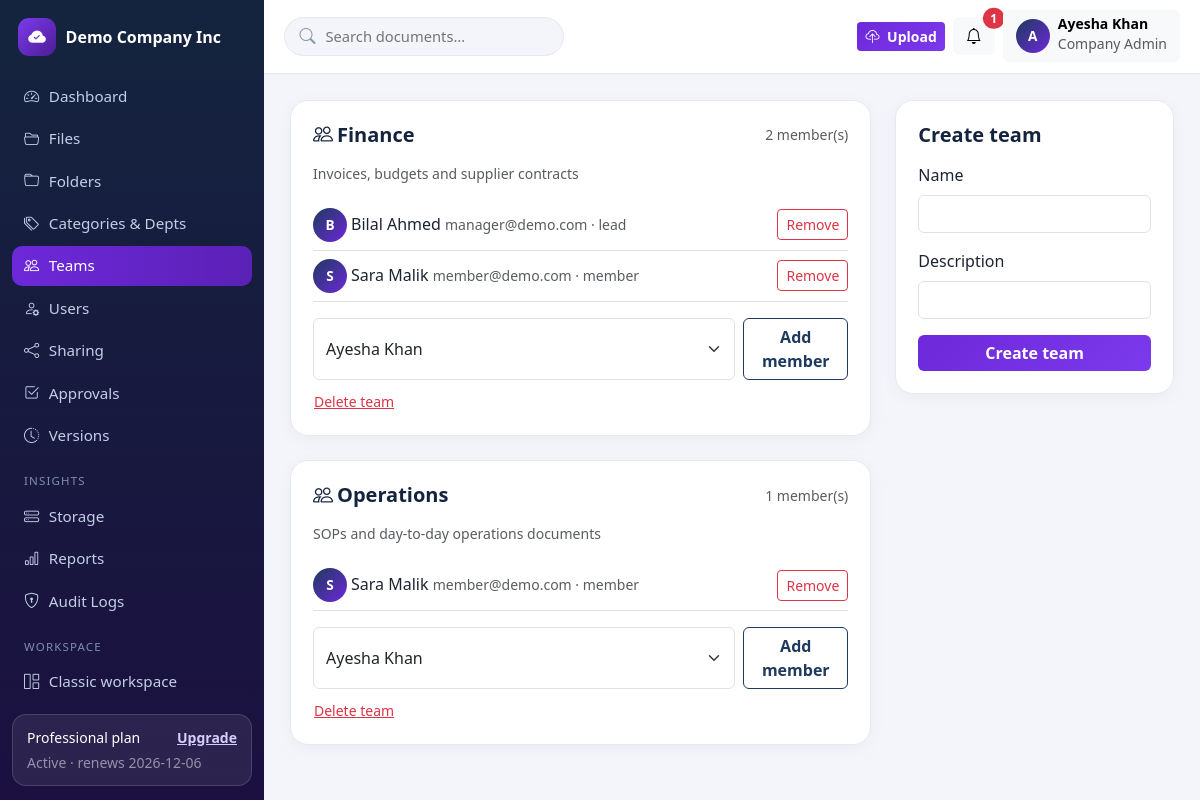
Screenshot of /admin/teams (signed in) with the database file from the repository.
### tables this page shows
CREATE TABLE tenants (
    id INT UNSIGNED AUTO_INCREMENT PRIMARY KEY,
    name VARCHAR(160) NOT NULL,
    slug VARCHAR(180) NOT NULL UNIQUE,
    email VARCHAR(190) NOT NULL,
    logo VARCHAR(255) NULL,
    brand_color VARCHAR(9) NOT NULL DEFAULT '#1e3a5f',
    status ENUM('active','suspended') NOT NULL DEFAULT 'active',
    created_at TIMESTAMP NOT NULL DEFAULT CURRENT_TIMESTAMP,
    updated_at TIMESTAMP NOT NULL DEFAULT CURRENT_TIMESTAMP ON UPDATE CURRENT_TIMESTAMP,
    INDEX idx_tenants_status (status)
);

CREATE TABLE subscriptions (
    id INT UNSIGNED AUTO_INCREMENT PRIMARY KEY,
    tenant_id INT UNSIGNED NOT NULL,
    plan_id INT UNSIGNED NOT NULL,
    billing_cycle ENUM('monthly','yearly') NOT NULL DEFAULT 'monthly',
    status ENUM('trialing','active','past_due','cancelled','expired') NOT NULL DEFAULT 'trialing',
    trial_ends_at TIMESTAMP NULL,
    current_period_start TIMESTAMP NULL,
    current_period_end TIMESTAMP NULL,
    cancelled_at TIMESTAMP NULL,
    created_at TIMESTAMP NOT NULL DEFAULT CURRENT_TIMESTAMP,
    updated_at TIMESTAMP NOT NULL DEFAULT CURRENT_TIMESTAMP ON UPDATE CURRENT_TIMESTAMP,
    INDEX idx_sub_tenant (tenant_id),
    INDEX idx_sub_status (status),
    CONSTRAINT fk_sub_tenant FOREIGN KEY (tenant_id) REFERENCES tenants(id) ON DELETE CASCADE,
    CONSTRAINT fk_sub_plan FOREIGN KEY (plan_id) REFERENCES subscription_plans(id)
);

CREATE TABLE subscription_plans (
    id INT UNSIGNED AUTO_INCREMENT PRIMARY KEY,
    name VARCHAR(60) NOT NULL,
    slug VARCHAR(60) NOT NULL UNIQUE,
    price_monthly DECIMAL(10,2) NOT NULL DEFAULT 0,
    price_yearly DECIMAL(10,2) NOT NULL DEFAULT 0,
    storage_mb INT NOT NULL DEFAULT 100,        
    max_users INT NOT NULL DEFAULT 3,           
    max_file_mb INT NOT NULL DEFAULT 10,        
    max_teams INT NOT NULL DEFAULT 1,           
    version_history INT NOT NULL DEFAULT 3,
    features VARCHAR(500) NULL,
    is_active TINYINT(1) NOT NULL DEFAULT 1,
    created_at TIMESTAMP NOT NULL DEFAULT CURRENT_TIMESTAMP,
    updated_at TIMESTAMP NOT NULL DEFAULT CURRENT_TIMESTAMP ON UPDATE CURRENT_TIMESTAMP
);

CREATE TABLE users (
    id INT UNSIGNED AUTO_INCREMENT PRIMARY KEY,
    tenant_id INT UNSIGNED NULL,
    name VARCHAR(120) NOT NULL,
    email VARCHAR(190) NOT NULL UNIQUE,
    password_hash VARCHAR(255) NOT NULL,
    role VARCHAR(40) NOT NULL DEFAULT 'member',
    status ENUM('pending','active','disabled') NOT NULL DEFAULT 'pending',
    email_verified_at TIMESTAMP NULL,
    email_verification_token VARCHAR(64) NULL,
    last_login_at TIMESTAMP NULL,
    created_at TIMESTAMP NOT NULL DEFAULT CURRENT_TIMESTAMP,
    updated_at TIMESTAMP NOT NULL DEFAULT CURRENT_TIMESTAMP ON UPDATE CURRENT_TIMESTAMP,
    INDEX idx_users_tenant (tenant_id),
    INDEX idx_users_role (role),
    CONSTRAINT fk_users_tenant FOREIGN KEY (tenant_id) REFERENCES tenants(id) ON DELETE CASCADE
);

CREATE TABLE teams (
    id INT UNSIGNED AUTO_INCREMENT PRIMARY KEY,
    tenant_id INT UNSIGNED NOT NULL,
    name VARCHAR(120) NOT NULL,
    description VARCHAR(255) NULL,
    created_at TIMESTAMP NOT NULL DEFAULT CURRENT_TIMESTAMP,
    updated_at TIMESTAMP NOT NULL DEFAULT CURRENT_TIMESTAMP ON UPDATE CURRENT_TIMESTAMP,
    INDEX idx_teams_tenant (tenant_id),
    CONSTRAINT fk_teams_tenant FOREIGN KEY (tenant_id) REFERENCES tenants(id) ON DELETE CASCADE
);

CREATE TABLE team_members (
    id INT UNSIGNED AUTO_INCREMENT PRIMARY KEY,
    tenant_id INT UNSIGNED NOT NULL,
    team_id INT UNSIGNED NOT NULL,
    user_id INT UNSIGNED NOT NULL,
    role VARCHAR(40) NOT NULL DEFAULT 'member',
    created_at TIMESTAMP NOT NULL DEFAULT CURRENT_TIMESTAMP,
    UNIQUE KEY uq_team_user (team_id, user_id),
    CONSTRAINT fk_tm_tenant FOREIGN KEY (tenant_id) REFERENCES tenants(id) ON DELETE CASCADE,
    CONSTRAINT fk_tm_team FOREIGN KEY (team_id) REFERENCES teams(id) ON DELETE CASCADE,
    CONSTRAINT fk_tm_user FOREIGN KEY (user_id) REFERENCES users(id) ON DELETE CASCADE
);

### resources/views/admin/teams.php (the view, shortened to what the rows shown need)
<?php $pageTitle = 'Teams'; partial('tree-open', compact('user', 'tenant', 'sub', 'unread', 'notifs', 'pageTitle', 'tree')); ?>
<div class="row g-4">
  <div class="col-lg-8">
    <?php foreach ($teams as $t): ?>
    <div class="panel mb-4">
      <div class="panel-head"><h5><i class="bi bi-people me-1"></i><?= e($t['name']) ?></h5>
        <span class="text-muted small"><?= (int) $t['members'] ?> member(s)</span></div>
      <p class="text-muted small"><?= e($t['description'] ?? '') ?></p>
      <?php foreach ($members as $m): if ((int) $m['team_id'] !== (int) $t['id']) continue; ?>
      <div class="d-flex justify-content-between align-items-center border-bottom py-2">
        <span><span class="avatar me-1"><?= e(strtoupper(substr($m['name'], 0, 1))) ?></span><?= e($m['name']) ?> <span class="text-muted small"><?= e($m['email']) ?> · <?= e($m['role']) ?></span></span>
        <form method="post" action="<?= url('admin/teams') ?>"><?= csrf_field() ?>
          <button class="btn btn-sm btn-outline-danger">Remove</button></form>
      </div>
      <?php endforeach; ?>
      <form method="post" action="<?= url('admin/teams') ?>" class="d-flex gap-2 mt-3">
        <select class="form-select" name="user_id"><?php foreach ($tenantUsers as $u): ?><option value="<?= (int) $u['id'] ?>"><?= e($u['name']) ?></option><?php endforeach; ?></select>
        <button class="btn btn-outline-navy">Add member</button>
      </form>
      <form method="post" action="<?= url('admin/teams') ?>" class="mt-2" onsubmit="return confirm('Delete this team? Members keep their accounts; team document permissions are removed.')">
        <button class="btn btn-sm btn-link text-danger p-0">Delete team</button></form>
    </div>
    <?php endforeach; ?>
  </div>
  <div class="col-lg-4">
    <div class="panel"><div class="panel-head"><h5>Create team</h5></div>
      <form method="post" action="<?= url('admin/teams') ?>">
        <label class="form-label">Name</label><input class="form-control mb-3" name="name" required>
        <label class="form-label">Description</label><input class="form-control mb-3" name="description">
        <button class="btn btn-purple w-100">Create team</button>
      </form>
    </div>
  </div>
</div>

### routes/web.php (shortened to what the rows shown need)
<?php
function dispatch(string $method, string $uri): void
{
    $path = trim(parse_url($uri, PHP_URL_PATH) ?? '/', '/');
    foreach ($GLOBALS['routes'] as [$m, $pattern, $handler]) {
        if ($m !== $method) continue;
        $regex = '#^' . preg_replace('#\{[a-zA-Z_]+\}#', '([^/]+)', $pattern) . '$#';
        if (preg_match($regex, $path, $matches)) {
            array_shift($matches);
            $args = array_map(fn($v) => ctype_digit((string) $v) ? (int) $v : $v, $matches);
            [$class, $action] = $handler;
            (new $class())->$action(...$args);
            return;
        }
    }
}

### resources/views/partials/tree-open.php (shortened to what the rows shown need)
<?php
$tree = $tree ?? 'employee';
$navs = [
  'admin' => [
    ['admin/dashboard', 'bi-speedometer2', 'Dashboard'],
    ['admin/files', 'bi-folder2-open', 'Files'],
    ['admin/folders', 'bi-folder', 'Folders'],
    ['admin/categories', 'bi-tags', 'Categories & Depts'],
    ['admin/teams', 'bi-people', 'Teams'],
    ['admin/users', 'bi-person-gear', 'Users'],
    ['admin/sharing', 'bi-share', 'Sharing'],
    ['admin/approvals', 'bi-check2-square', 'Approvals'],
    ['admin/versions', 'bi-clock-history', 'Versions'],
    ['_h', '', 'Insights'],
    ['admin/storage', 'bi-hdd-stack', 'Storage'],
    ['admin/reports', 'bi-bar-chart', 'Reports'],
    ['admin/audit-logs', 'bi-shield-lock', 'Audit Logs'],
    ['_h', '', 'Workspace'],
    ['app', 'bi-grid-1x2', 'Classic workspace'],
    ['app/subscription', 'bi-credit-card', 'Subscription'],
    ['admin/settings', 'bi-gear', 'Settings'],
  ],
  'manager' => [
    ['manager/dashboard', 'bi-speedometer2', 'Dashboard'],
    ['manager/files', 'bi-folder2-open', 'Team Files'],
    ['manager/approvals', 'bi-check2-square', 'Approvals'],
    ['manager/notifications', 'bi-bell', 'Notifications'],
    ['_h', '', 'Workspace'],
    ['app/upload', 'bi-cloud-upload', 'Upload'],
    ['app/profile', 'bi-person-circle', 'Profile'],
  ],
  'employee' => [
    ['employee/dashboard', 'bi-speedometer2', 'Dashboard'],
    ['employee/files', 'bi-folder2-open', 'My Files'],
    ['employee/approvals', 'bi-check2-square', 'Approvals'],
    ['employee/notifications', 'bi-bell', 'Notifications'],
    ['_h', '', 'Workspace'],
    ['app/upload', 'bi-cloud-upload', 'Upload'],
    ['app/profile', 'bi-person-circle', 'Profile'],
  ],
];
$searchAction = ['admin' => 'admin/files', 'manager' => 'manager/files', 'employee' => 'employee/files'][$tree];
?>
<!DOCTYPE html>
<html lang="en">
<head>
<link href="https://cdn.jsdelivr.net/npm/bootstrap@5.3.3/dist/css/bootstrap.min.css" rel="stylesheet">
<link href="https://cdn.jsdelivr.net/npm/bootstrap-icons@1.11.3/font/bootstrap-icons.min.css" rel="stylesheet">
<link href="<?= url('assets/css/app.css') ?>" rel="stylesheet">
</head>
<body>
<div class="app-shell">
  <aside class="app-sidebar" id="appSidebar">
    <a class="sidebar-brand" href="<?= url($tree . '/dashboard') ?>">
      <?php if (!empty($tenant['logo'])): ?><img src="<?= url($tenant['logo']) ?>" alt="" class="sidebar-logo">
      <?php else: ?><span class="brand-mark"><i class="bi bi-cloud-check-fill"></i></span><?php endif; ?>
      <span class="sidebar-brand-text"><?= e($tenant['name'] ?? 'DocuFlow') ?></span>
    </a>
    <nav class="sidebar-nav">
      <?php foreach ($navs[$tree] as $item): ?>
        <?php if ($item[0] === '_h'): ?><div class="sidebar-heading"><?= e($item[2]) ?></div>
        <?php else: ?><a href="<?= url($item[0]) ?>"><i class="bi <?= e($item[1]) ?>"></i> <?= e($item[2]) ?></a><?php endif; ?>
      <?php endforeach; ?>
    </nav>
    <?php if (!empty($sub)): ?>
    <div class="sidebar-plan">
      <div class="d-flex justify-content-between small"><span><?= e($sub['plan_name']) ?> plan</span><a href="<?= url('app/subscription') ?>">Upgrade</a></div>
      <div class="text-white-50 small mt-1"><?= e(ucfirst(SubscriptionService::effectiveStatus($sub))) ?> · renews <?= e(substr((string) $sub['current_period_end'], 0, 10)) ?></div>
    </div>
    <?php endif; ?>
  </aside>
  <div class="app-main">
    <header class="app-topbar">
      <form class="topbar-search d-none d-md-flex" method="get" action="<?= url($searchAction) ?>">
        <i class="bi bi-search"></i>
        <input type="search" name="q" placeholder="Search documents…" value="<?= e($_GET['q'] ?? '') ?>">
      </form>
      <div class="ms-auto d-flex align-items-center gap-2">
        <a class="btn btn-purple btn-sm" href="<?= url('app/upload') ?>"><i class="bi bi-cloud-upload me-1"></i> Upload</a>
        <div class="dropdown">
          <button class="btn btn-light position-relative" data-bs-toggle="dropdown" aria-label="Notifications">
            <i class="bi bi-bell"></i>
            <?php if (!empty($unread)): ?><span class="position-absolute top-0 start-100 translate-middle badge rounded-pill bg-danger"><?= (int) $unread ?></span><?php endif; ?>
          </button>
        </div>
        <div class="dropdown">
          <button class="btn btn-light d-flex align-items-center gap-2" data-bs-toggle="dropdown">
            <span class="avatar"><?= e(strtoupper(substr($user['name'], 0, 1))) ?></span>
            <span class="d-none d-md-block text-start"><span class="d-block fw-semibold small lh-1"><?= e($user['name']) ?></span>
            <span class="text-muted small lh-1"><?= e(ucwords(str_replace('_', ' ', $user['role']))) ?></span></span>
          </button>
        </div>
      </div>
    </header>
    <main class="app-content">

### rows the page displays
tenants: name "Demo Company Inc"
subscriptions: plan.name "Professional", status "Active", current_period_end "2026-12-06"
users: name "A", name "Ayesha Khan", role "Company Admin"
teams: name "Finance", members "2", description "Invoices, budgets and supplier contracts"
team_members: user.name "B", user.name "Bilal Ahmed", user.email "manager@demo.com", role "lead"
team_members: user.name "S", user.name "Sara Malik", user.email "member@demo.com", role "member"
teams: name "Operations", members "1", description "SOPs and day-to-day operations documents"
team_members: user.name "S", user.name "Sara Malik", user.email "member@demo.com", role "member"

### other values shown
$item[2] "Dashboard"
$item[2] "Files"
$item[2] "Folders"
$item[2] "Categories & Depts"
$item[2] "Teams"
$item[2] "Users"
$item[2] "Sharing"
$item[2] "Approvals"
$item[2] "Versions"
$item[2] "INSIGHTS"
$item[2] "Storage"
$item[2] "Reports"
$item[2] "Audit Logs"
$item[2] "WORKSPACE"
$item[2] "Classic workspace"
